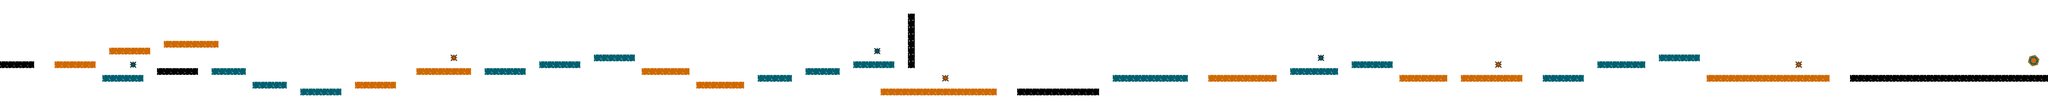

Tiled map render using the project's own tile images. Description and the map definition, with tile-layer contents summarised, below:
An orthogonal 300x16 tile map with 64x64 px tiles, 7 tile layers (Background, BlackGround, OrangeGround, BlueGround, ...) and 53 objects.

<map version="1.0" orientation="orthogonal" renderorder="right-down" width="300" height="16" tilewidth="64" tileheight="64" nextobjectid="69">
 <tileset firstgid="1" name="Tiles" tilewidth="64" tileheight="64" tilecount="16">
  <image source="Tiles.png" width="512" height="128" />
 </tileset>
 <layer name="Background" width="300" height="16">
  <data>[4800 cells, 4800 non-empty, 1 distinct tile ids]</data>
 </layer>
 <layer name="BlackGround" width="300" height="16">
  <data>[4800 cells, 60 non-empty, 1 distinct tile ids]</data>
 </layer>
 <layer name="OrangeGround" width="300" height="16">
  <data>[4800 cells, 122 non-empty, 2 distinct tile ids]</data>
 </layer>
 <layer name="BlueGround" width="300" height="16">
  <data>[4800 cells, 86 non-empty, 1 distinct tile ids]</data>
 </layer>
 <layer name="Portal" width="300" height="16">
  <data>[4800 cells, 4 non-empty, 4 distinct tile ids]</data>
 </layer>
 <layer name="OrangeStar" width="300" height="16">
  <data>[4800 cells, 4 non-empty, 1 distinct tile ids]</data>
 </layer>
 <layer name="BlueStar" width="300" height="16">
  <data>[4800 cells, 3 non-empty, 1 distinct tile ids]</data>
 </layer>
 <objectgroup name="BlackGround">
  <object id="2" x="0" y="576" width="320" height="64" />
  <object id="3" x="1472" y="640" width="384" height="64" />
  <object id="4" x="8512" y="128" width="64" height="512" />
  <object id="5" x="9536" y="832" width="768" height="64" />
  <object id="6" x="17344" y="704" width="1856" height="64" />
 </objectgroup>
 <objectgroup name="OrangeGround">
  <object id="7" x="512" y="576" width="384" height="64" />
  <object id="8" x="1024" y="448" width="384" height="64" />
  <object id="9" x="1536" y="384" width="512" height="64" />
  <object id="10" x="3328" y="768" width="384" height="64" />
  <object id="13" x="6016" y="640" width="448" height="64" />
  <object id="14" x="6528" y="768" width="448" height="64" />
  <object id="15" x="8256" y="832" width="1088" height="64" />
  <object id="16" x="11328" y="704" width="640" height="64" />
  <object id="17" x="13120" y="704" width="448" height="64" />
  <object id="18" x="13696" y="704" width="576" height="64" />
  <object id="19" x="16000" y="704" width="1152" height="64" />
  <object id="68" x="3904" y="640" width="512" height="64" />
 </objectgroup>
 <objectgroup name="BlueGround">
  <object id="20" x="960" y="704" width="384" height="64" />
  <object id="21" x="1984" y="640" width="320" height="64" />
  <object id="22" x="2368" y="768" width="320" height="64" />
  <object id="23" x="2816" y="832" width="384" height="64" />
  <object id="24" x="4544" y="640" width="384" height="64" />
  <object id="26" x="5056" y="576" width="384" height="64" />
  <object id="27" x="5568" y="512" width="384" height="64" />
  <object id="28" x="7104" y="704" width="320" height="64" />
  <object id="29" x="7552" y="640" width="320" height="64" />
  <object id="30" x="8000" y="576" width="384" height="64" />
  <object id="31" x="10432" y="704" width="704" height="64" />
  <object id="32" x="12096" y="640" width="448" height="64" />
  <object id="33" x="12672" y="576" width="384" height="64" />
  <object id="34" x="14464" y="704" width="384" height="64" />
  <object id="35" x="14976" y="576" width="448" height="64" />
  <object id="36" x="15552" y="512" width="384" height="64" />
 </objectgroup>
 <objectgroup name="Portal">
  <object id="37" x="19008" y="512" width="128" height="128" />
 </objectgroup>
 <objectgroup name="OrangeStar">
  <object id="64" x="4224" y="512" width="64" height="64" />
  <object id="65" x="8832" y="704" width="64" height="64" />
  <object id="66" x="14016" y="576" width="64" height="64" />
  <object id="67" x="16832" y="576" width="64" height="64" />
 </objectgroup>
 <objectgroup name="BlueStar">
  <object id="42" x="1216" y="576" width="64" height="64" />
  <object id="43" x="8192" y="448" width="64" height="64" />
  <object id="44" x="12352" y="512" width="64" height="64" />
  <object id="45" x="12860" y="1728" width="4" height="4" />
 </objectgroup>
 <objectgroup name="EndOfMap">
  <object id="46" x="0" y="704" width="832" height="64" />
  <object id="47" x="832" y="832" width="1408" height="64" />
  <object id="48" x="2304" y="896" width="384" height="64" />
  <object id="49" x="2688" y="960" width="832" height="64" />
  <object id="56" x="3520" y="896" width="2752" height="64" />
  <object id="57" x="6272" y="896" width="1984" height="64" />
  <object id="58" x="8256" y="960" width="2496" height="64" />
  <object id="59" x="10752" y="896" width="1984" height="64" />
  <object id="60" x="12736" y="896" width="2368" height="64" />
  <object id="61" x="15104" y="832" width="2368" height="64" />
  <object id="62" x="17472" y="832" width="1728" height="64" />
 </objectgroup>
</map>
